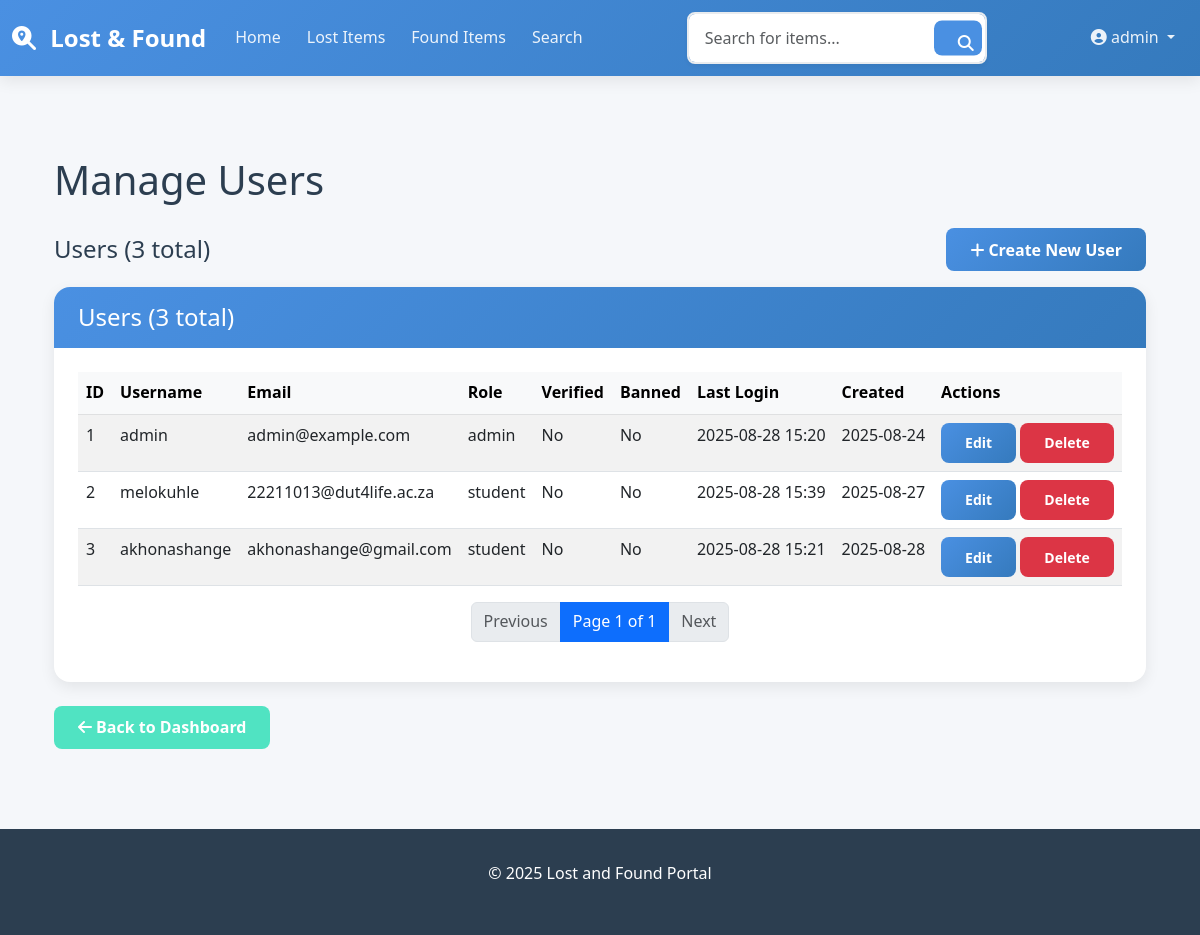
/admin/users (signed in), run on an earlier commit of the app's database.
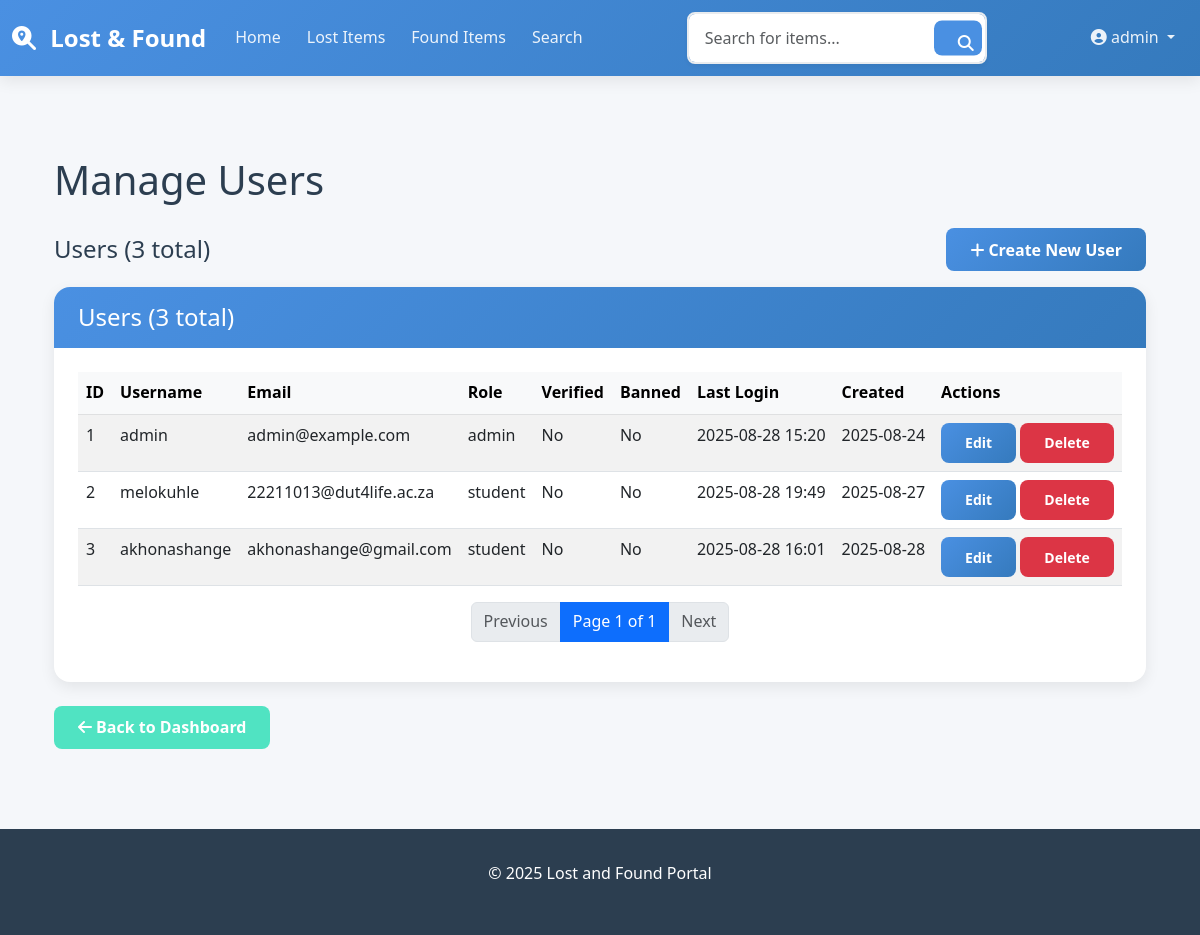
And on a later commit of the database.
### models.py (models this page shows, shortened)
class User(UserMixin, db.Model):
    __tablename__ = 'users'
    id = db.Column(db.Integer, primary_key=True)
    username = db.Column(db.String(80), unique=True, nullable=False)
    email = db.Column(db.String(120), unique=True, nullable=False)
    password_hash = db.Column(db.String(255), nullable=False)
    role = db.Column(db.String(20), default='student')  # 'student' or 'admin'
    is_verified = db.Column(db.Boolean, default=False)
    is_banned = db.Column(db.Boolean, default=False)
    created_at = db.Column(db.DateTime, default=db.func.current_timestamp())
    last_login = db.Column(db.DateTime, nullable=True)

### app.py (the view)
@app.route('/admin/users')
@login_required
@admin_required
def admin_users():
    page = request.args.get('page', 1, type=int)
    users = User.query.paginate(page=page, per_page=20, error_out=False)
    return render_template('admin_users.html',
                         title='Manage Users',
                         users=users)

### __init__.py (called while the page is built)
def create_app():
    app = Flask(__name__)
    app.config.from_object(Config)
    db.init_app(app)
    login_manager.init_app(app)
    login_manager.login_view = 'login'
    login_manager.login_message = 'Please log in to access this page.'
    @login_manager.user_loader
    def load_user(user_id):
        from models import User
        return User.query.get(int(user_id))
    with app.app_context():
        import models
        db.create_all()
        from models import User
        admin_user = User.query.filter_by(username='admin').first()
        if not admin_user:
            admin_user = User(username='admin', email='admin@example.com', role='admin')
            admin_user.set_password('admin123')
            db.session.add(admin_user)
            db.session.commit()
    return app

### app.py (called while the page is built)
def admin_required(f):
    from functools import wraps
    @wraps(f)
    def decorated_function(*args, **kwargs):
        if not current_user.is_authenticated or current_user.role != 'admin':
            flash('You need admin privileges to access this page.', 'error')
            return redirect(url_for('login'))
        return f(*args, **kwargs)
    return decorated_function

### templates/admin_users.html (shortened to what the changed rows need)
{% extends "base.html" %}
{% block content %}
<div class="container py-4">
    <h1 class="mb-4">Manage Users</h1>
    <div class="d-flex justify-content-between align-items-center mb-3">
        <h2 class="h4 mb-0">Users ({{ users.total }} total)</h2>
    </div>
    <div class="card">
        <div class="card-header">
            <h2 class="h4 mb-0">Users ({{ users.total }} total)</h2>
        </div>
        <div class="card-body">
            {% if users.items %}
                <div class="table-responsive">
                    <table class="table table-striped table-hover">
                        <thead class="table-light">
                            <tr>
                                <th>ID</th>
                                <th>Username</th>
                                <th>Email</th>
                                <th>Role</th>
                                <th>Verified</th>
                                <th>Banned</th>
                                <th>Last Login</th>
                                <th>Created</th>
                                <th>Actions</th>
                            </tr>
                        </thead>
                        <tbody>
                            {% for user in users.items %}
                            <tr>
                                <td>{{ user.id }}</td>
                                <td>{{ user.username }}</td>
                                <td>{{ user.email }}</td>
                                <td>{{ user.role }}</td>
                                <td>{{ 'Yes' if user.is_verified else 'No' }}</td>
                                <td>{{ 'Yes' if user.is_banned else 'No' }}</td>
                                <td>{{ user.last_login.strftime('%Y-%m-%d %H:%M') if user.last_login else 'Never' }}</td>
                                <td>{{ user.created_at.strftime('%Y-%m-%d') }}</td>
                                <td>
                                    <a href="{{ url_for('admin_edit_user', user_id=user.id) }}" class="btn btn-sm btn-primary">
                                        Edit
                                    </a>
                                    <form method="POST" action="{{ url_for('admin_delete_user', user_id=user.id) }}" class="d-inline" onsubmit="return confirm('Are you sure you want to delete this user?');">
                                        <button type="submit" class="btn btn-sm btn-danger">Delete</button>
                                    </form>
                                </td>
                            </tr>
                            {% endfor %}
                        </tbody>
                    </table>
                </div>
            {% else %}
                <p class="text-center text-muted">No users found.</p>
            {% endif %}
        </div>
    </div>
</div>
{% endblock %}

What changed in the data, as far as the page shows it:
changed User "melokuhle": last_login "2025-08-28 15:39" → "2025-08-28 19:49"
changed User "akhonashange": last_login "2025-08-28 15:21" → "2025-08-28 16:01"
